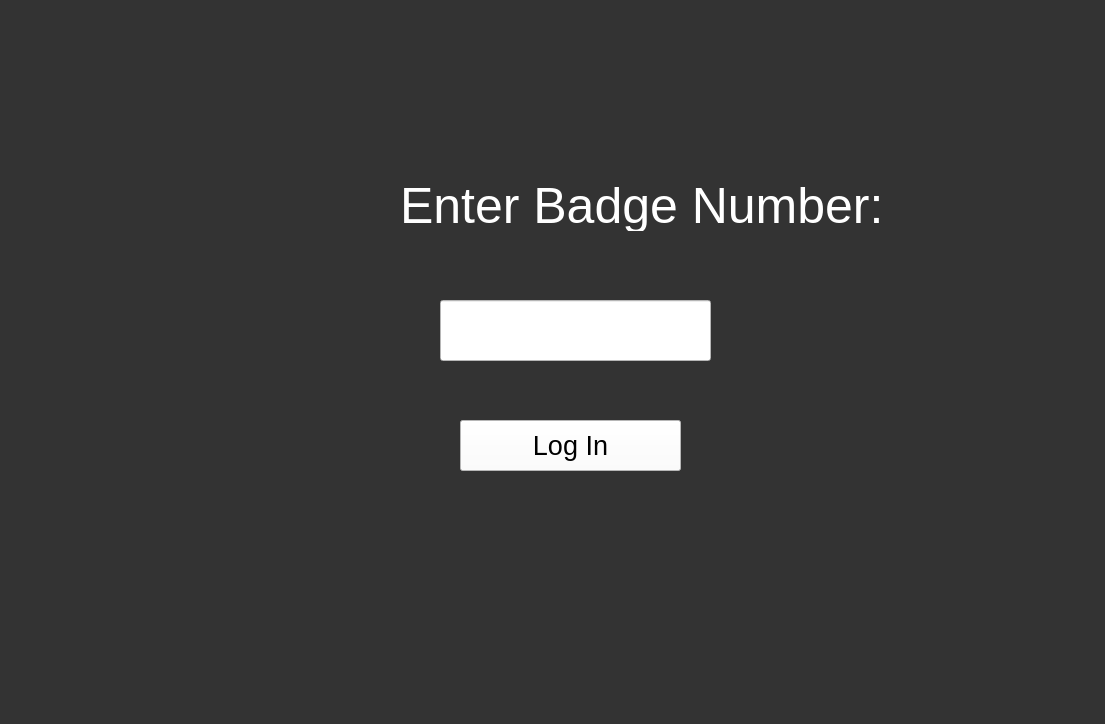
<?xml version="1.0" encoding="UTF-8"?>
<ui version="4.0">
 <class>LogInWindow</class>
 <widget class="QMainWindow" name="LogInWindow">
  <property name="geometry">
   <rect>
    <x>0</x>
    <y>0</y>
    <width>1105</width>
    <height>724</height>
   </rect>
  </property>
  <property name="windowTitle">
   <string>Log In</string>
  </property>
  <property name="autoFillBackground">
   <bool>false</bool>
  </property>
  <property name="styleSheet">
   <string notr="true">background-color:#333;</string>
  </property>
  <widget class="QWidget" name="centralwidget">
   <widget class="QLineEdit" name="badge_number_input">
    <property name="geometry">
     <rect>
      <x>440</x>
      <y>300</y>
      <width>271</width>
      <height>61</height>
     </rect>
    </property>
    <property name="styleSheet">
     <string notr="true">background-color: white; color: black; font-size: 30px;</string>
    </property>
    <property name="text">
     <string/>
    </property>
   </widget>
   <widget class="QLabel" name="badge_label">
    <property name="geometry">
     <rect>
      <x>400</x>
      <y>180</y>
      <width>511</width>
      <height>51</height>
     </rect>
    </property>
    <property name="styleSheet">
     <string notr="true">color: white; font-size: 50px;</string>
    </property>
    <property name="text">
     <string>Enter Badge Number: </string>
    </property>
   </widget>
   <widget class="QPushButton" name="log_in_button">
    <property name="geometry">
     <rect>
      <x>460</x>
      <y>420</y>
      <width>221</width>
      <height>51</height>
     </rect>
    </property>
    <property name="styleSheet">
     <string notr="true">background-color: white; color: black; font-size: 27px;</string>
    </property>
    <property name="text">
     <string>Log In</string>
    </property>
   </widget>
  </widget>
 </widget>
 <resources/>
 <connections/>
</ui>
